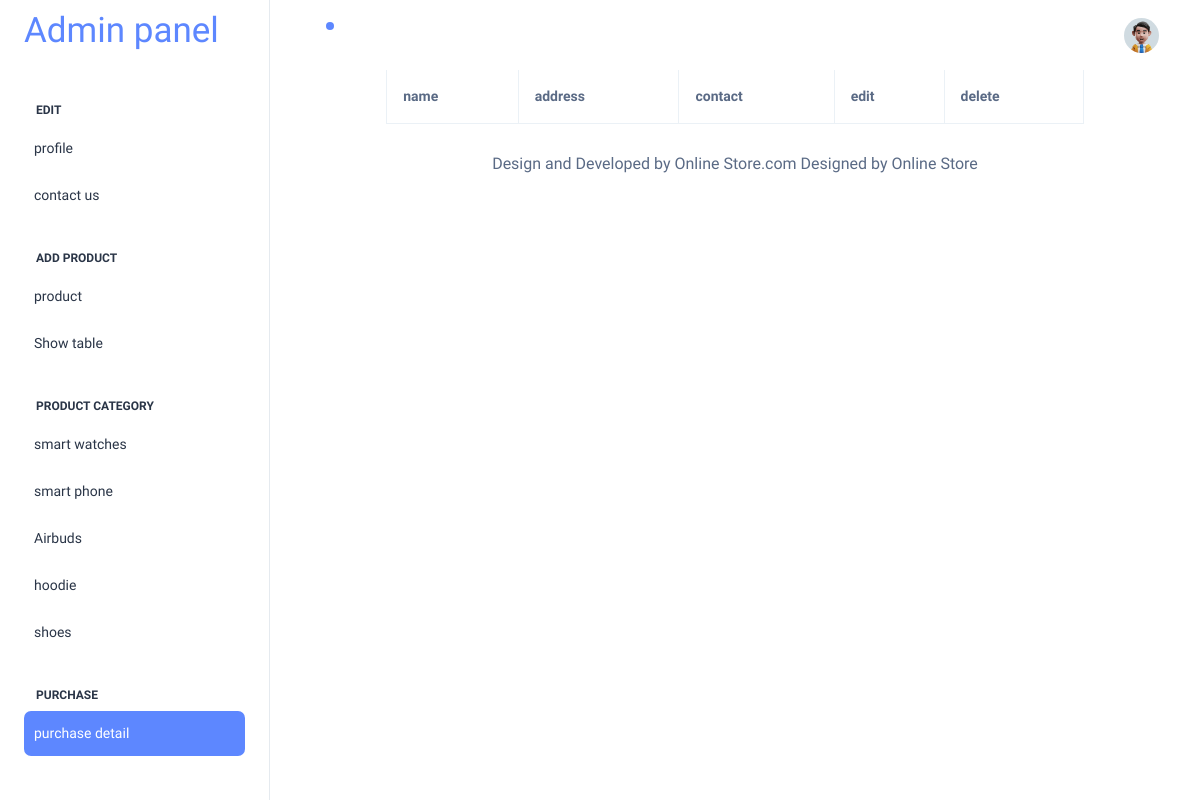
The page /addmin/purchase_table.php on the database as committed earlier.
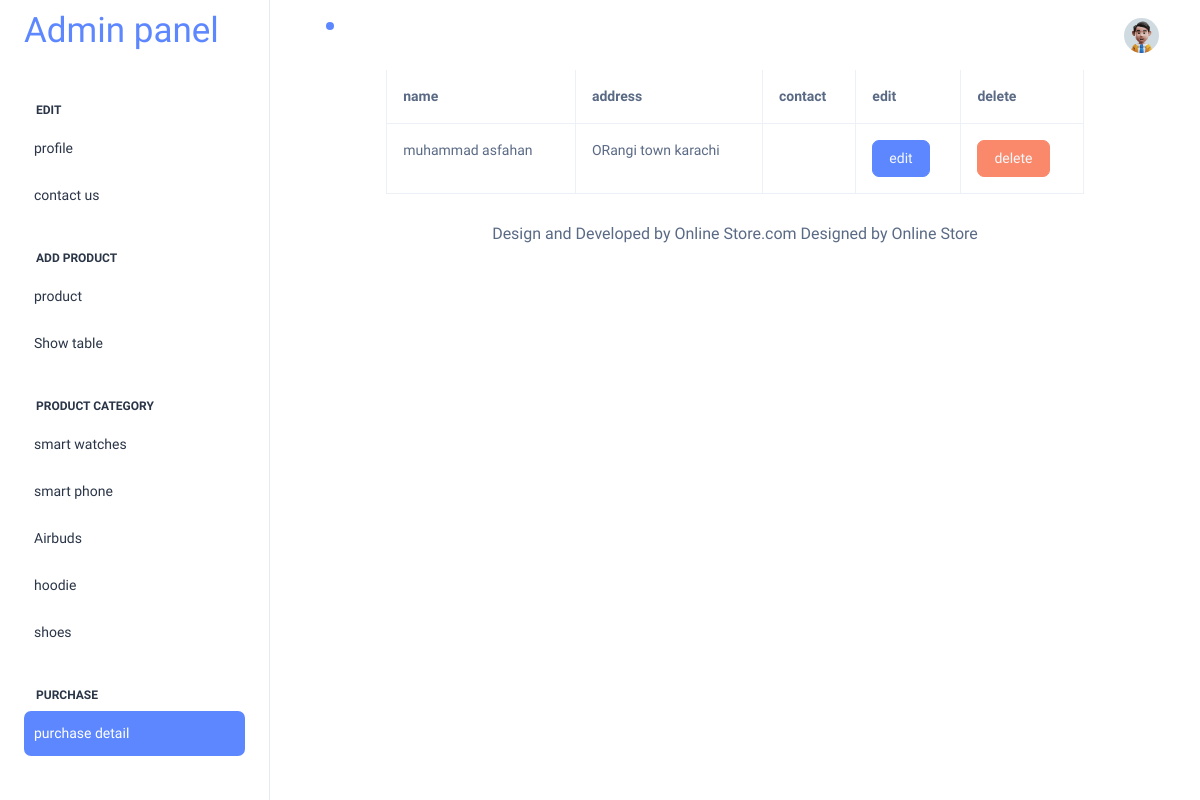
The same page on the database as committed later.
### tables this page shows
CREATE TABLE `purchase` (
  `id` int(11) NOT NULL,
  `username` varchar(200) DEFAULT NULL,
  `address` varchar(200) DEFAULT NULL,
  `contact` varchar(200) DEFAULT NULL
);

### addmin/purchase_table.php (the view)
<?php
include("header.php");
include("config.php");
$query = "SELECT * FROM purchase";
$result = mysqli_query($conn,$query);
?>
    <table class = "table table-bordered p-2 w-75 mx-auto mt-5 table-hover ">
        <thead>
            <tr>
                <br>
                <th>name</th>
                <th>address</th>
                <th>contact</th>
                <th>edit</th>
                <th>delete</th>
            </tr>
        </thead>
        <tbody>
            <?php
            while($data = mysqli_fetch_assoc($result)){
                ?>
                <tr >
                <td><?php echo $data ["username"]; ?></td>
                <td><?php echo $data ["address"]; ?></td>
                <td><?php echo $data ["contact"]; ?></td>
                <td><button class="btn btn-primary "><a class="text-light"  onclick="return confirm('are you sure data edit')" href="purchase_edit.php?id=<?php echo $data["id"]; ?>" >edit</a></button></td>
                <td><button class="btn btn-danger "><a class="text-light"  onclick="return confirm('are you sure data delete')" href="purchase_delete.php?id=<?php echo $data["id"]; ?>" >delete</a></button></td>
                </tr>
                <?php
            }
            ?>
        </tbody>
    </table>
</body>
<?php
include("footer.php");
?>
</html>

Rows that differ between the two databases and show on the page:
added purchase: username "muhammad asfahan", address "ORangi town karachi"
